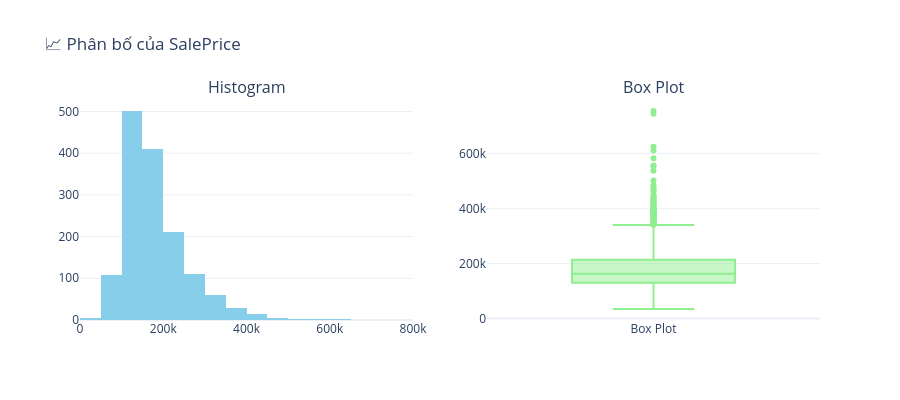

Here is the notebook cell this chart was saved with:
### Code cell
eda_train.distribution('SalePrice')

### Figure 1 — Plotly figure (JSON) as saved in the notebook; plotly's stock layout.template omitted (floating-point values rounded to 4 significant figures; data arrays with more than 128 entries replaced by an {"elided": "..."} marker saying what was removed)
{"data": [{"marker": {"color": "skyblue"}, "name": "Histogram", "nbinsx": 30, "type": "histogram", "x": {"elided": "1460 int values"}, "xaxis": "x", "yaxis": "y"}, {"marker": {"color": "lightgreen"}, "name": "Box Plot", "type": "box", "xaxis": "x2", "y": {"elided": "1460 int values"}, "yaxis": "y2"}], "layout": {"annotations": [{"font": {"size": 16}, "showarrow": false, "text": "Histogram", "x": 0.225, "xanchor": "center", "xref": "paper", "y": 1, "yanchor": "bottom", "yref": "paper"}, {"font": {"size": 16}, "showarrow": false, "text": "Box Plot", "x": 0.775, "xanchor": "center", "xref": "paper", "y": 1, "yanchor": "bottom", "yref": "paper"}], "height": 400, "showlegend": false, "title": {"text": "📈 Phân bố của SalePrice"}, "xaxis": {"anchor": "y", "domain": [0, 0.45]}, "xaxis2": {"anchor": "y2", "domain": [0.55, 1]}, "yaxis": {"anchor": "x", "domain": [0, 1]}, "yaxis2": {"anchor": "x2", "domain": [0, 1]}}}
